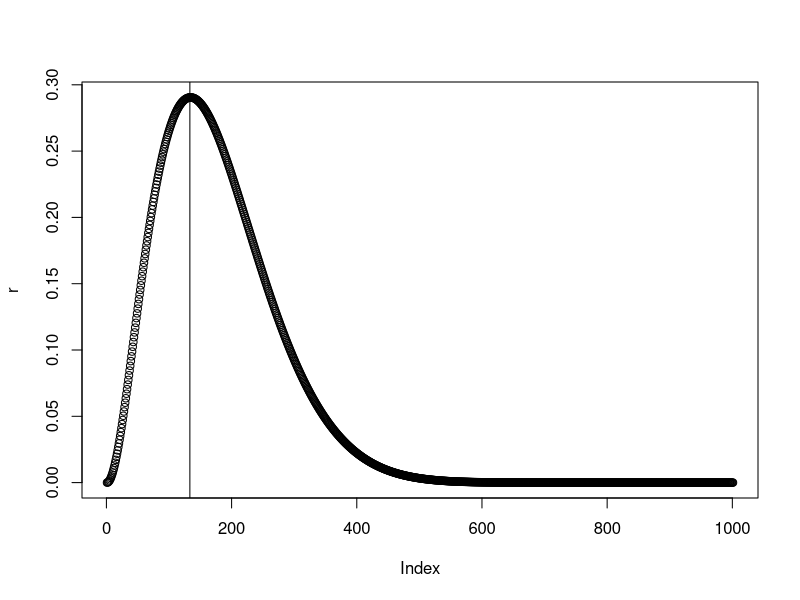

Here is the R script that generated this plot: (Note: this script raises an error after producing the figure.)
# MCMC.3.7.R


n <- 15
y <- 2
theta <- seq(0, 1, 0.001)
r <- choose(n, y)*theta^y*(1-theta)^(n-y)
plot(r)
abline(v=1000*2/15)

y <- 1:10
r <- choose(278, y)*factorial(2+y)*factorial(291-y)
plot(r)